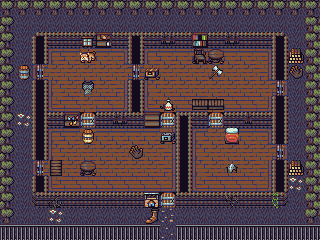

A level layout from a 2D game, rendered from its tile map. Below: a short description, then the map file with tile-grid data replaced by summaries:
An orthogonal 20x15 tile map with 16x16 px tiles, 6 tile layers (Background, Walls, Broken, Good, ...), 5 tilesets.

<map version="1.0" orientation="orthogonal" width="20" height="15" tilewidth="16" tileheight="16">
 <tileset firstgid="1" name="Tiles" tilewidth="16" tileheight="16">
  <image source="../../images/Objects/tiles_dark.png" width="208" height="144" />
 </tileset>
 <tileset firstgid="118" name="Broken" tilewidth="16" tileheight="16">
  <image source="../../images/Objects/items_after.png" width="160" height="96" />
 </tileset>
 <tileset firstgid="178" name="Good" tilewidth="16" tileheight="16">
  <image source="../../images/Objects/items_before.png" width="160" height="96" />
 </tileset>
 <tileset firstgid="238" name="Bed" tilewidth="16" tileheight="16">
  <image source="../../images/Objects/bed.png" width="32" height="16" />
 </tileset>
 <tileset firstgid="240" name="Decor" tilewidth="16" tileheight="16">
  <image source="../../images/decor.png" width="128" height="128" />
 </tileset>
 <layer name="Background" width="20" height="15">
  <data>[300 cells, 300 non-empty, 16 distinct tile ids]</data>
 </layer>
 <layer name="Walls" width="20" height="15">
  <data>[300 cells, 132 non-empty, 16 distinct tile ids]</data>
 </layer>
 <layer name="Broken" width="20" height="15">
  <data>[300 cells, 29 non-empty, 15 distinct tile ids]</data>
 </layer>
 <layer name="Good" width="20" height="15">
  <data>[300 cells, 23 non-empty, 15 distinct tile ids]</data>
 </layer>
 <layer name="Bed" width="20" height="15">
  <data>[300 cells, 1 non-empty, 1 distinct tile ids]</data>
 </layer>
 <layer name="Decor" width="20" height="15">
  <data>[300 cells, 13 non-empty, 9 distinct tile ids]</data>
 </layer>
</map>
